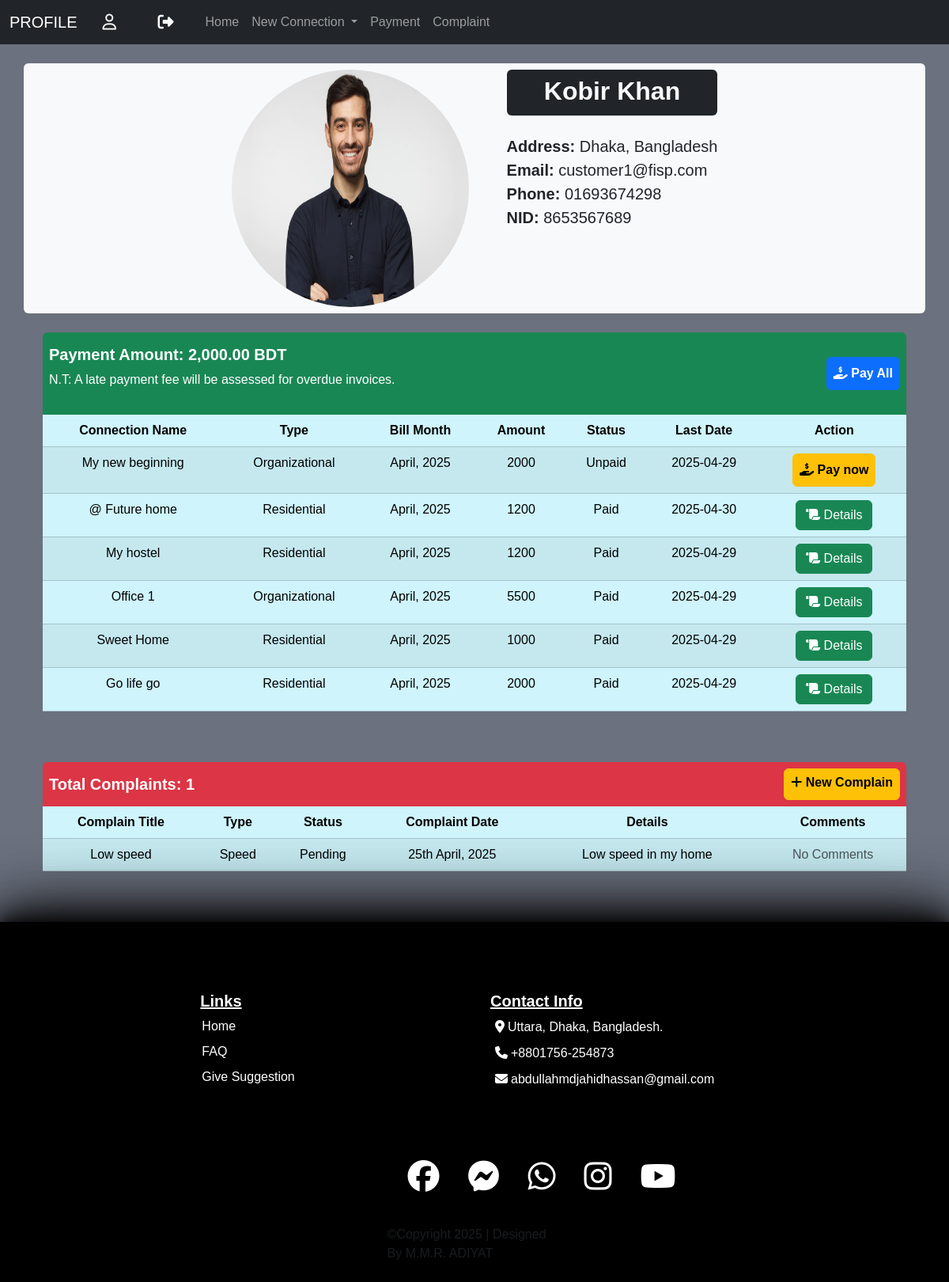
/customer_info.php (signed in), run on an earlier commit of the app's database.
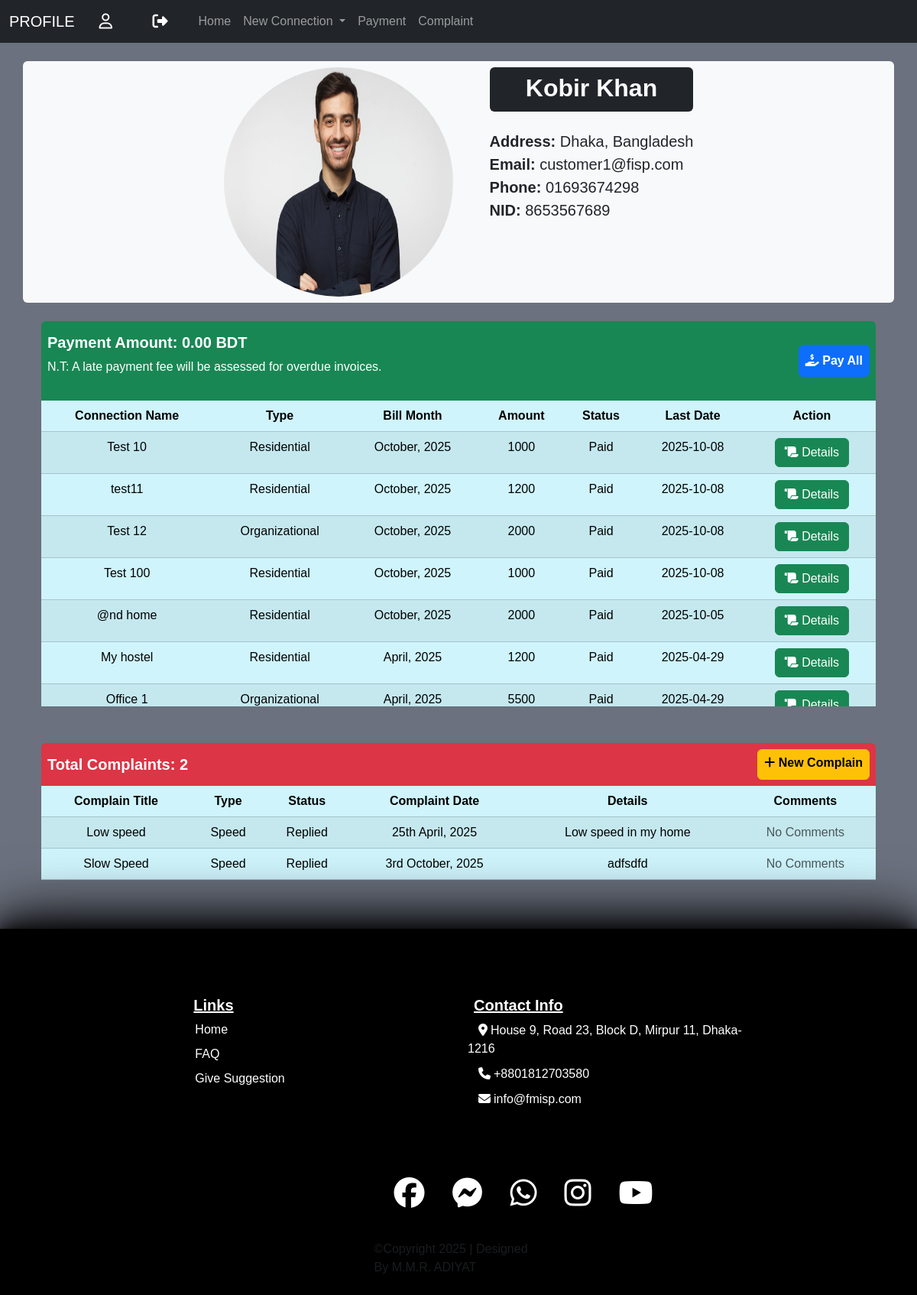
And on a later commit of the database.
### tables this page shows
CREATE TABLE `bill` (
  `id` varchar(50) NOT NULL,
  `connection_id` varchar(50) DEFAULT NULL,
  `amount` int(11) DEFAULT NULL,
  `state` text DEFAULT NULL,
  `due_date` date DEFAULT NULL,
  `payment_id` varchar(50) DEFAULT NULL
);

CREATE TABLE `connections` (
  `id` varchar(50) NOT NULL,
  `name` varchar(100) DEFAULT NULL,
  `address` varchar(200) DEFAULT NULL,
  `type` varchar(50) DEFAULT NULL,
  `customer_id` varchar(50) DEFAULT NULL,
  `plan_id` varchar(50) DEFAULT NULL,
  `state` varchar(30) DEFAULT NULL,
  `starting_date` date NOT NULL,
  `submission_date` date DEFAULT NULL,
  `req_plan` varchar(50) DEFAULT NULL
);

CREATE TABLE `complaint` (
  `id` varchar(50) NOT NULL,
  `title` varchar(50) DEFAULT NULL,
  `type` varchar(20) DEFAULT NULL,
  `state` varchar(10) DEFAULT NULL,
  `complaining_date` datetime DEFAULT NULL,
  `customer_id` varchar(50) DEFAULT NULL,
  `details` text DEFAULT NULL,
  `comments` text DEFAULT NULL
);

CREATE TABLE `footer_data` (
  `id` int(11) NOT NULL,
  `address_text` varchar(100) DEFAULT NULL,
  `address_link` varchar(255) DEFAULT NULL,
  `phone_text` varchar(20) DEFAULT NULL,
  `phone_link` varchar(255) DEFAULT NULL,
  `mail_text` varchar(50) DEFAULT NULL,
  `mail_link` varchar(255) DEFAULT NULL,
  `fb_link` varchar(255) DEFAULT NULL,
  `ms_link` varchar(255) DEFAULT NULL,
  `wh_link` varchar(255) DEFAULT NULL,
  `in_link` varchar(255) DEFAULT NULL,
  `yt_link` varchar(255) DEFAULT NULL
);

### customer_info.php (the view, shortened to what the changed rows need)
<!DOCTYPE html>
<html lang="en">
<head>
    <?php include '_link_common.php'; ?>
    <link rel="stylesheet" href="footer.css">
    <link rel="stylesheet" href="navbar.css">
    <link rel="stylesheet" href="customer_details.css">
</head>
<body>
    <?php
        require '_database_connect.php';
        $customer_id = $_SESSION['id'];
        $find_customer_sql = "SELECT `photo`, `name`, `address`, `email`, `phone`, `nid` FROM `customer` WHERE `id` = '{$customer_id}'";
        $find_customer = mysqli_query($connect, $find_customer_sql);
        $customer = mysqli_fetch_assoc($find_customer);
        $con_pay_sql = "SELECT
        connections.name AS name,
        connections.type AS type,
        DATE_FORMAT(bill.due_date, '%M, %Y') AS month,
        bill.amount AS amount,
        bill.state AS state,
        bill.due_date AS due_date,
        bill.id AS bill_id
        FROM connections
        JOIN bill ON connections.id = bill.connection_id
        WHERE connections.customer_id = '{$customer_id}'
        ORDER BY
            CASE
                WHEN bill.state = 'Late' THEN 0
                WHEN bill.state = 'Unpaid' THEN 1
                ELSE 2
            END,
            bill.due_date DESC";
        $find_con_pay = mysqli_query($connect, $con_pay_sql);
        $total_due_sql = "SELECT SUM(bill.amount) AS total_due FROM connections
        JOIN bill ON connections.id = bill.connection_id
        WHERE connections.customer_id = '{$customer_id}' AND bill.state = 'Unpaid'";
        $total_due_result = mysqli_query($connect, $total_due_sql);
        $total_due_row = mysqli_fetch_assoc($total_due_result);
        $total_due = $total_due_row['total_due'] ?? 0;
        $complaint_sql = "SELECT
            title,
            type,
            state,
            comments,
            details,
            DATE_FORMAT(complaining_date, '%D %M, %Y') AS date
            FROM complaint WHERE customer_id = '{$customer_id}'";
        $find_complains = mysqli_query($connect, $complaint_sql);
        $complaint_num = mysqli_num_rows($find_complains);
    ?>
    <div class="container">
        <div class="row row-cols-auto bg-light rounded justify-content-center my-4">
            <div class="col-auto m-2 ms-md-3">
                <div class="bg-dark text-light rounded pb-1 pt-2 px-3 text-center"><h2><b><?php echo$customer["name"]?></b></h2></div>
            </div>
        </div>
        <div class='container my-4' id = 'bill_history'>
            <div class='p-2 bg-success rounded-top text-white d-flex justify-content-between align-items-center'>
                <?php if (mysqli_num_rows($find_con_pay) == 0): ?>
                    <p class='text-center text-muted'>No Bill History Found</p>
                <?php else: ?>
                    <div class='my-2'>
                        <h5>Payment Amount: <?php echo number_format($total_due, 2); ?> BDT</h5>
                        <p>N.T: A late payment fee will be assessed for overdue invoices.</p>
                    </div>
                    <form id="payForm" action="pay.php" method="POST">
                        <button type='submit' class="btn btn-primary p-2 "><b><i class='fa-solid fa-hand-holding-dollar fa-beat'></i> Pay All</b></button>
                    </form>
            </div>
            <div class='overflow-x-auto overflow-y-auto'  style='max-height: 400px;'>
                <table class='table table-info table-striped table-hover text-center'>
                    <thead>
                        <tr>
                            <th>Connection Name</th>
                            <th>Type</th>
                            <th>Bill Month</th>
                            <th>Amount</th>
                            <th>Status</th>
                            <th>Last Date</th>
                            <th>Action</th>
                        </tr>
                    </thead>
                    <tbody>
                        <?php while ($row = mysqli_fetch_assoc($find_con_pay)): ?>
                            <tr>
                                <td><?php echo $row['name']; ?></td>
                                <td>
                                    <?php
                                        echo ($row['type'] == 'organizational_plans') ? 'Organizational' : 'Residential';
                                    ?>
                                </td>
                                <td><?php echo $row['month']; ?></td>
                                <td><?php echo $row['amount']; ?></td>
                                <td><?php echo $row['state']; ?></td>
                                <td><?php echo $row['due_date']; ?></td>
                                <td>
                                    <?php if ($row['state'] == 'Paid'):
                                        require '_database_connect.php';
                                        if ($row['state']=="Paid"){
                                            $tran_id_sql = "SELECT
                                                payments.tran_id As tran_id
                                                FROM payments
                                                JOIN bill ON payments.id = bill.payment_id
                                                WHERE bill.id = '{$row['bill_id']}'";
                                            $tran_id_result = mysqli_query($connect, $tran_id_sql);
                                            $tran_id = mysqli_fetch_assoc($tran_id_result);
                                        }
                                    ?>
                                        <a class='btn btn-success' href = 'payment_recept.php?tran_id=<?php echo $tran_id['tran_id']; ?>'>
                                            <i class="fa-solid fa-scroll fa-flip" style="--fa-flip-x: 1; --fa-flip-y: 0;"></i>
                                                Details
                                        </a>
                                    <?php else: ?>
                                        <form id="payForm" action="pay.php" method="POST">
                                            <button
                                                type='submit'
                                                class="btn p-2
                                                <?php
                                                        if($row['state'] == 'Late') echo 'btn-danger';
                                                        else  echo 'btn-warning';
                                                    ?>
                                                ">
                                                <b><i class='fa-solid fa-hand-holding-dollar fa-beat'></i> Pay now</b>
                                            </button>
                                        </form>
                                    <?php endif; ?>
                                </td>
                            </tr>
                        <?php endwhile; ?>
                    </tbody>
                </table>
            </div>
            <?php endif; ?>
        </div>
        <div class='container my-5' id = 'complaint_history'>
            <div class='p-2 bg-danger rounded-top text-white d-flex justify-content-between'>
                <?php if ($complaint_num == 0): ?>
                    <p class='text-center text-muted m-0'>No Complaint History Found</p>
                    <a class="btn btn-warning p-2 fa-solid fa-plus" href="customer_complaint.php"><b> New Complain</b></a>
                <?php else: ?>
                    <h5 class="my-2">Total Complaints: <?php echo $complaint_num; ?></h5>
                    <a class="btn btn-warning p-2 fa-solid fa-plus" href="customer_complaint.php"><b> New Complain</b></a>
            </div>
                <div class='table-responsive' style='max-height: 400px; overflow-y: auto;'>
                    <table class='table table-info table-striped table-hover text-center'>
                        <thead>
                            <tr>
                                <th>Complain Title</th>
                                <th>Type</th>
                                <th>Status</th>
                                <th>Complaint Date</th>
                                <th>Details</th>
                                <th>Comments</th>
                            </tr>
                        </thead>
                        <tbody>
                            <?php while ($row = mysqli_fetch_assoc($find_complains)): ?>
                                <tr>
                                    <td><?php echo $row['title']; ?></td>
                                    <td><?php echo $row['type']; ?></td>
                                    <td><?php echo $row['state']; ?></td>
                                    <td><?php echo $row['date']; ?></td>
                                    <td><?php echo nl2br($row['details']); ?></td>
                                    <td><?php echo $row['comments'] ? $row['comments'] : "<span class='text-muted'>No Comments</span>"; ?></td>
                                </tr>
                            <?php endwhile; ?>
                        </tbody>
                    </table>
                </div>
            <?php endif; ?>
        </div>
    </div>
<?php
    include '_footer_common.php';
?>
</body>
</html>

### _footer_common.php (shortened to what the changed rows need)
<?php
require '_database_connect.php';
$footer_info_sql = "SELECT * FROM `footer_data` WHERE 1";
$find_footer_info = mysqli_query($connect, $footer_info_sql);
$footer_info = mysqli_fetch_assoc($find_footer_info);
?>
<div class="footer text-white">
    <footer class="py-2">
        <div class="row row-cols-1 row-cols-sm-2 row-cols-md-2 row-cols-lg-3 py-2 my-5 px-2 my-2 justify-content-center">
            <div class="col mb-3">
                <ul class="nav flex-column gap-2">
                    <li><a href="<?php echo $footer_info['address_link'];?>" target="_blank" class="footer-links"><i class="fa-solid fa-location-dot p-1"></i><?php echo $footer_info['address_text'];?></a></li>
                    <li><a href="<?php echo $footer_info['phone_link'];?>" target="_blank" class="footer-links"><i class="fa-solid fa-phone p-1"></i><?php echo $footer_info['phone_text'];?></a></li>
                    <li><a href="<?php echo $footer_info['mail_link'];?>" target="_blank" class="footer-links"><i class="fa-solid fa-envelope p-1"></i><?php echo $footer_info['mail_text'];?></a></li>
                </ul>
            </div>
        </div>
    </footer>
</div>

What changed in the data, as far as the page shows it:
removed bill: connection.name "My new beginning", shows "Organizational", month "April, 2025", amount "2000", state "Unpaid", due_date "2025-04-29"
removed bill: connection.name "@ Future home", shows "Residential", month "April, 2025", amount "1200", state "Paid", due_date "2025-04-30"
no longer on this page (row unchanged): bill: connection.name "Sweet Home", shows "Residential", month "April, 2025", amount "1000", state "Paid", due_date "2025-04-29"
no longer on this page (row unchanged): bill: connection.name "Go life go", shows "Residential", month "April, 2025", amount "2000", state "Paid", due_date "2025-04-29"
added bill: connection.name "Test 10", shows "Residential", month "October, 2025", amount "1000", state "Paid", due_date "2025-10-08"
added bill: connection.name "test11", shows "Residential", month "October, 2025", amount "1200", state "Paid", due_date "2025-10-08"
added bill: connection.name "Test 12", shows "Organizational", month "October, 2025", amount "2000", state "Paid", due_date "2025-10-08"
added bill: connection.name "Test 100", shows "Residential", month "October, 2025", amount "1000", state "Paid", due_date "2025-10-08"
added bill: connection.name "@nd home", shows "Residential", month "October, 2025", amount "2000", state "Paid", due_date "2025-10-05"
changed complaint "Low speed": state "Pending" → "Replied"
added complaint: title "Slow Speed", type "Speed", state "Replied", date "3rd October, 2025", details "adfsdfd", shows "No Comments"
changed footer_data: address_text "Uttara, Dhaka, Bangladesh." → "House 9, Road 23, Block D, Mirpur 11, Dhaka-1216"; phone_text "+8801756-254873" → "+8801812703580"; mail_text "abdullahmdjahidhassan@gmail.com" → "info@fmisp.com"
Also different on the page:
$total_due: "2,000.00" → "0.00"
$complaint_num: "1" → "2"
